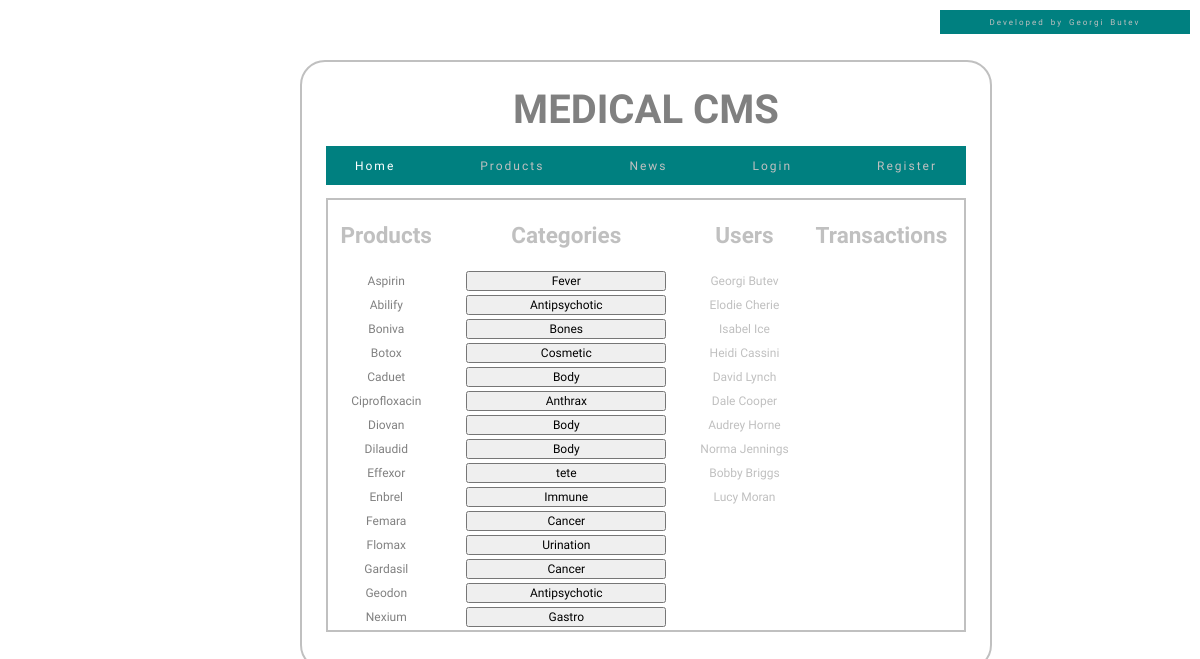
The page / on the database its author committed.
### tables this page shows
CREATE TABLE `info` (
  `id` tinyint(4) NOT NULL AUTO_INCREMENT,
  `title` varchar(25) DEFAULT NULL,
  `author` varchar(25) DEFAULT NULL,
  `description` varchar(50) DEFAULT NULL,
  `keywords` varchar(50) DEFAULT NULL,
  `robots` varchar(25) DEFAULT NULL,
  `logo` varchar(25) DEFAULT NULL,
  `footer` varchar(50) DEFAULT NULL,
  `path` varchar(50) DEFAULT NULL,
  PRIMARY KEY (`id`)
);

CREATE TABLE `product` (
  `id` int(11) NOT NULL AUTO_INCREMENT,
  `name` varchar(50) DEFAULT NULL,
  `latin` varchar(50) DEFAULT NULL,
  `brand` varchar(25) DEFAULT NULL,
  `manufacturer` varchar(25) DEFAULT NULL,
  `quantity` varchar(50) DEFAULT NULL,
  `category` varchar(50) DEFAULT NULL,
  `size` varchar(25) DEFAULT NULL,
  `intake` varchar(25) DEFAULT NULL,
  `frequency` varchar(25) DEFAULT NULL,
  `volume` varchar(3) DEFAULT NULL,
  `delivery_num` tinyint(4) DEFAULT NULL,
  `delivery_days` varchar(25) DEFAULT NULL,
  `man_price` decimal(8,4) DEFAULT NULL,
  `retail_price` decimal(8,4) DEFAULT NULL,
  `kb` varchar(100) DEFAULT NULL,
  `cover` varchar(100) DEFAULT NULL,
  `reference` varchar(100) DEFAULT NULL,
  `barcode` text,
  `prescription` text,
  `kb_file_type` varchar(25) DEFAULT NULL,
  `kb_file_size` varchar(25) DEFAULT NULL,
  `cover_file_type` varchar(25) DEFAULT NULL,
  `cover_file_size` varchar(25) DEFAULT NULL,
  `modified` timestamp NOT NULL DEFAULT CURRENT_TIMESTAMP ON UPDATE CURRENT_TIMESTAMP,
  PRIMARY KEY (`id`)
);

CREATE TABLE `user` (
  `id` smallint(6) NOT NULL AUTO_INCREMENT,
  `occupation` varchar(50) DEFAULT NULL,
  `role` varchar(50) DEFAULT NULL,
  `forname` varchar(50) DEFAULT NULL,
  `surname` varchar(50) DEFAULT NULL,
  `username` varchar(25) DEFAULT NULL,
  `password` varchar(64) DEFAULT NULL,
  `repeat_password` varchar(64) DEFAULT NULL,
  `gender` varchar(6) DEFAULT NULL,
  `date` varchar(50) DEFAULT NULL,
  `pin` smallint(6) DEFAULT NULL,
  `privilege` tinyint(4) DEFAULT NULL,
  `avatar` varchar(50) DEFAULT NULL,
  `notes` text,
  PRIMARY KEY (`id`)
);

### src/index.php (called while the page is built)
<?php
$page = "index";
include 'head.php';
include 'body.php';
include 'tail.php';
?>

### src/body.php (the view, shortened to what this page needs)
<section>
	<table>
		<th><h2>Products</h2></th>
		<th><h2>Categories</h2></th>
		<th><h2>Users</h2></th>
		<th><h2>Transactions</h2></th>
		<?
		$i = 0;
		$product = mysql_query("select name, category, modified from product order by modified limit 0, 15");
		while ($row = mysql_fetch_array($product)) {
			echo "<tr>";
			echo "<td>" . $row[0] . "</td>";
			echo "<form action=\"Products\" method=\"GET\"><td><input type=\"submit\" id=\"submit\" name=\"submit\" value=\"" . $row[1] . "\" /></td></form>";
			$user = mysql_query("select username, forname, surname, occupation, date from user order by date limit " . $i . ", 15");
			$userData = mysql_fetch_assoc($user);
			echo "<td title=" . $userData['username'] . "><a href=\"#\">" . $userData['forname'] . " " . $userData['surname'] . "</a></td>";
			echo "</tr>";
			$i++;
		}
		?>
	</table>
</section>

### src/head.php (shortened to what this page needs)
<?php
$result = mysql_query("select * from info where id=1");
$row = mysql_fetch_assoc($result);
$logo = $row['logo'];
$footer = $row['footer'];
?>
<!DOCTYPE html>
<html>
<head>
	<link href="media/style.css" rel="stylesheet" type="text/css" medial="all">
</head>
<body>
	<header>
		<h1><? echo $logo ?></h1>
		<nav>
			<ul>
				<li><a href="index"	class="<? if($page == "index"){echo "active";} ?>">home</a></li>
				<li><a href="Products" class="<? if($page == "products"){echo "active";} ?>">products</a></li>
				<li><a href="News" class="<? if($page == "news"){echo "active";} ?>">news</a></li>
				<li><a href="Login" class="<? if($page == "login"){echo "active";} ?>">login</a></li>
				<li><a href="Register" class="<? if($page == "register"){echo "active";} ?>">register</a></li>
			</ul>
		</nav>
	</header>

### src/tail.php (shortened to what this page needs)
<footer>
	<p><? echo $footer ?></p>
</footer>
</body>
</html>

### src/media/style.css (style rules this page uses)
body { width:640px; margin:5% 25%; padding: 2%; font-family:'Droid Sans', sans-serif; font-size: 12px; border:2px solid silver; border-radius:25px; -mox-border-radius:25px; overflow: visible; clear: both; }
li { list-style-type:decimal; }
nav { background-color: teal; }
nav ul { list-style-type:none; margin:0; padding:0; padding-top:2%; padding-bottom:2%; text-align: center; letter-spacing:2px; word-spacing:80px; }
nav li { display:inline; text-transform: capitalize; }
a:link.active { color: white; }
header h1 { margin: 0; padding: 0; padding-bottom:2%; color:gray; text-transform:uppercase; text-align: center; font-size:40px; }
table { width:100%; height:100%; margin-top:2%; margin-bottom:2%; border:2px solid silver; }
th, td, td a { text-align:center; color:gray; }
th { font-size:15px; color:silver; text-align:center; }
a:link { text-decoration:none; color: silver; }
footer { background-color: teal; position:absolute; top:10px; right:10px; width:250px; }
footer p { margin:0; padding:0; margin-top:2%; padding-top:1%; margin-bottom:2%; padding-bottom:1%; margin-left: 2%; padding-left: 1%; margin-right: 2%; padding-right: 1%; text-align: center; letter-spacing:2px; word-spacing:2px; font-size:8px; color: silver; }
#occupation, #role, #forname, #surname, #username, #password, #repeat-password, #gender, #submit, #captcha, #pin, #privilege { width:200px; text-align:center; }
#name, #brand, #manufacturer, #latin, #quantity, #category, #size, #intake, #frequency, #volume, #file, #man_price, #retail_price, #reference, #barcode, #cover, #kb, #submit { width:200px; text-align:center; font-family:'Droid Sans', sans-serif; font-size: 12px; }

### rows shown on the page
info: logo "MEDICAL CMS", footer "Developed by Georgi Butev"
product: name "Aspirin", submit "Fever", user.forname "Georgi", user.surname "Butev"
product: name "Abilify", submit "Antipsychotic", user.forname "Elodie", user.surname "Cherie"
product: name "Boniva", submit "Bones", user.forname "Isabel", user.surname "Ice"
product: name "Botox", submit "Cosmetic", user.forname "Heidi", user.surname "Cassini"
product: name "Caduet", submit "Body", user.forname "David", user.surname "Lynch"
product: name "Ciprofloxacin", submit "Anthrax", user.forname "Dale", user.surname "Cooper"
product: name "Diovan", submit "Body", user.forname "Audrey", user.surname "Horne"
product: name "Dilaudid", submit "Body", user.forname "Norma", user.surname "Jennings"
product: name "Effexor", submit "tete", user.forname "Bobby", user.surname "Briggs"
product: name "Enbrel", submit "Immune", user.forname "Lucy", user.surname "Moran"
product: name "Femara", submit "Cancer"
product: name "Flomax", submit "Urination"
product: name "Gardasil", submit "Cancer"
product: name "Geodon", submit "Antipsychotic"
product: name "Nexium", submit "Gastro"
